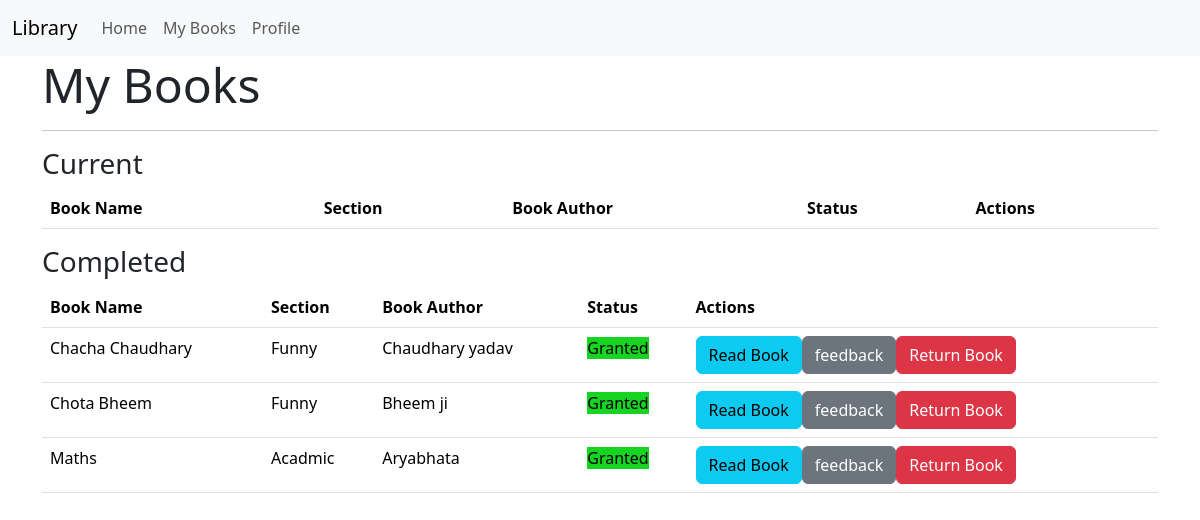
/mybook (signed in), run on the app's committed database.
### models.py (models this page shows)
class BookRequest(db.Model):
    id = db.Column(db.Integer, primary_key=True)
    user_id = db.Column(db.Integer, db.ForeignKey('user.id'), nullable=False)
    book_id = db.Column(db.Integer, db.ForeignKey('book.id'), nullable=False)
    request_date = db.Column(db.DateTime,default=datetime.utcnow)
    requested_day=db.Column(db.Integer)
    status=db.Column(db.String(30),default='Pending')
    issued_date = db.Column(db.DateTime)
    access_expiry = db.Column(db.DateTime)
    user = db.relationship('User', backref='bookrequest', lazy=True)

class Book(db.Model):
    id = db.Column(db.Integer, primary_key=True)
    name = db.Column(db.String(64), nullable=False)
    content = db.Column(db.Text)
    authors = db.Column(db.String(255))
    book_upload_date = db.Column(db.Date,default=datetime.utcnow)
    book_rating = db.Column(db.Float)
    section_id = db.Column(db.Integer, db.ForeignKey('section.id'), nullable=False)
    bookrequest = db.relationship('BookRequest', backref='book', lazy=True, cascade='all, delete-orphan')
    feedback_records = db.relationship('Feedback', backref='', lazy=True, cascade='all, delete-orphan')

class Section(db.Model):
    id = db.Column(db.Integer, primary_key=True)
    name = db.Column(db.String(32), unique=True)
    date_created = db.Column(db.Date,default=datetime.utcnow)
    description = db.Column(db.Text)#
    books = db.relationship('Book', backref='section', lazy=True,cascade='all, delete-orphan')

### routes.py (the view)
@app.route('/mybook')
@auth_required
def mybook():
    user = User.query.get(session['user_id'])
    mybooks = BookRequest.query.filter_by(user_id=session['user_id']).all()
    return render_template('mybook.html', mybooks=mybooks,user=user)

### routes.py (called while the page is built)
def auth_required(func):
    @wraps(func)
    def inner(*args, **kwargs):
        if 'user_id' in session:
            return func(*args, **kwargs)
        else:
            flash('Please login to continue')
            return redirect(url_for('login'))
    return inner

### templates/mybook.html (shortened to what this page needs)
{% extends 'layout.html' %}
{% block content %}
<h1 class="display-5">My Books</h1>
<hr>
<h3>Current</h3>
<table class="table">
    <thead>
        <tr>
            <th>Book Name</th>
            <th>Section</th>
            <th>Book Author</th>
            <th>Status</th>
            <th>Actions</th>
        </tr>
    </thead>
</table>
<h3>Completed</h3>
<table class="table">
    <thead>
        <tr>
            <th>Book Name</th>
            <th>Section</th>
            <th>Book Author</th>
            <th>Status</th>
            <th>Actions</th>
        </tr>
    </thead>
    <tbody>
        {% for mybook in mybooks %}
        {%if mybook.status == 'Granted'%}
        <tr>
            <td>{{mybook.book.name}}</td>
            <td>{{mybook.book.section.name}}</td>
            <td>{{mybook.book.authors}}</td>
            <td>
                <span style="background-color: rgb(23, 212, 35);">{{mybook.status}}</span>
            <td>
            <div class="btn-group">
                <form action="{{ url_for('mybook_read', book_request_id=mybook.id) }}" method="post">
                    <button type="submit" class="btn btn-info">Read Book</button>
                </form>
                <form action="{{url_for('myfeedback', book_id = mybook.id)}}">
                    <button type="submit" class="btn btn-secondary"> feedback </button>
                </form>
                <form action="{{ url_for('mybook_return',book_id = mybook.id)}}" method="post">
                    <button type="submit" class="btn btn-danger">Return Book</button>
                </form>
            </div>
            {% endif %}
            </td>
        </tr>
        {% endfor %}
</table>
{% endblock %}

### data on the page
BookRequest: book.name "Chacha Chaudhary", book.section.name "Funny", book.authors "Chaudhary yadav", status "Granted"
BookRequest: book.name "Chota Bheem", book.section.name "Funny", book.authors "Bheem ji", status "Granted"
BookRequest: book.name "Maths", book.section.name "Acadmic", book.authors "Aryabhata", status "Granted"
